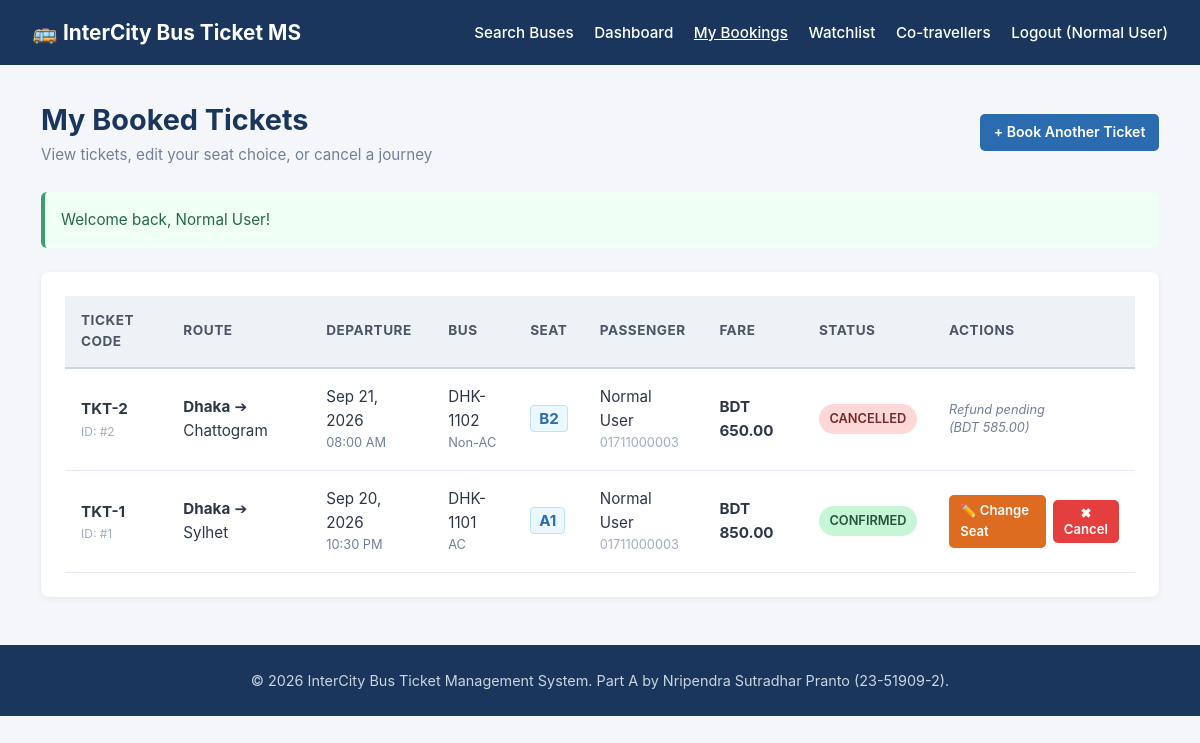
Page /controllers/BookingController.php?action=index (signed in) on the committed database.
### tables this page shows
CREATE TABLE IF NOT EXISTS bookings (
	id           INT AUTO_INCREMENT PRIMARY KEY,
	user_id      INT NOT NULL,
	schedule_id  INT NOT NULL,
	traveller_id INT DEFAULT NULL,
	seat_no      VARCHAR(10) NOT NULL,
	fare         DECIMAL(10,2) NOT NULL,
	status       ENUM('Confirmed','Cancelled','Completed') NOT NULL DEFAULT 'Confirmed',
	booked_at    DATETIME NOT NULL DEFAULT CURRENT_TIMESTAMP,
	FOREIGN KEY (user_id)      REFERENCES users(id) ON DELETE CASCADE,
	FOREIGN KEY (schedule_id)  REFERENCES schedules(id),
	FOREIGN KEY (traveller_id) REFERENCES travellers(id) ON DELETE SET NULL
);

CREATE TABLE IF NOT EXISTS routes (
	id           INT AUTO_INCREMENT PRIMARY KEY,
	origin       VARCHAR(80) NOT NULL,
	destination  VARCHAR(80) NOT NULL,
	distance_km  DECIMAL(8,2) NOT NULL,
	est_duration VARCHAR(30) NOT NULL,
	status       ENUM('Active','Inactive') NOT NULL DEFAULT 'Active',
	created_at   DATETIME NOT NULL DEFAULT CURRENT_TIMESTAMP
);

CREATE TABLE IF NOT EXISTS schedules (
	id             INT AUTO_INCREMENT PRIMARY KEY,
	bus_id         INT NOT NULL,
	route_id       INT NOT NULL,
	travel_date    DATE NOT NULL,
	departure_time TIME NOT NULL,
	arrival_time   TIME NOT NULL,
	fare           DECIMAL(10,2) NOT NULL,
	status         ENUM('Active','Inactive') NOT NULL DEFAULT 'Active',
	created_at     DATETIME NOT NULL DEFAULT CURRENT_TIMESTAMP,
	FOREIGN KEY (bus_id)   REFERENCES buses(id),
	FOREIGN KEY (route_id) REFERENCES routes(id)
);

CREATE TABLE IF NOT EXISTS buses (
	id            INT AUTO_INCREMENT PRIMARY KEY,
	bus_number    VARCHAR(30) NOT NULL UNIQUE,
	type          VARCHAR(30) NOT NULL,
	seat_capacity INT NOT NULL,
	layout        VARCHAR(20) NOT NULL,
	status        ENUM('Active','Inactive') NOT NULL DEFAULT 'Active',
	created_at    DATETIME NOT NULL DEFAULT CURRENT_TIMESTAMP
);

### db.php (called while the page is built, shortened)
<?php
class DBConnection {
	private $host = "localhost";
	private $username = "root";
	private $password = "";
	private $database = "bus_management";
	public function connect() {
		$conn = @new mysqli($this->host, $this->username, $this->password, $this->database);
		$conn->set_charset("utf8");
		return $conn;
	}
}

### models/PreviewT.php (called while the page is built, shortened)
<?php
require_once __DIR__ . '/../db.php';
class Preview {
	private static $checked = false;
	private static $conn    = null;
	public static function connect() {
		if (!self::$checked) {
			self::$checked = true;
			try {
				self::$conn = (new DBConnection())->connect();
			} catch (Throwable $e) {
				self::$conn = null;
			}
		}
		return self::$conn;
	}
}

### models/BookingT.php (called while the page is built, shortened)
<?php
require_once __DIR__ . '/PreviewT.php';
class Booking {
	private $conn;
	public function __construct() {
		$this->conn = Preview::connect();
	}
	public function getBookingsByUser($userId) {
		return $this->fetchAll($this->bookingSelect() . " WHERE bk.user_id = ? ORDER BY bk.booked_at DESC, bk.id DESC", "i", [$userId]);
	}
	private function bookingSelect() {
		return "SELECT bk.id, CONCAT('TKT-', bk.id) AS booking_code, bk.user_id, bk.schedule_id,
				bk.seat_no AS seat_number, bk.fare AS total_fare, LOWER(bk.status) AS status, bk.booked_at,
				r.origin AS from_city, r.destination AS to_city,
				s.travel_date AS departure_date, s.departure_time,
				b.bus_number AS bus_name, b.type AS bus_type,
				t.name AS traveller_name, t.phone AS traveller_phone,
				rf.status AS refund_status, rf.refund_amount, rf.deduction AS refund_deduction,
				rf.method AS refund_method, rf.processed_at AS refund_processed_at
			FROM bookings bk
			JOIN schedules s ON s.id = bk.schedule_id
			JOIN routes r ON r.id = s.route_id
			JOIN buses b ON b.id = s.bus_id
			LEFT JOIN travellers t ON t.id = bk.traveller_id
			-- the latest refund request for this ticket (TKT-<id>), so the passenger sees the manager's decision
			LEFT JOIN refunds rf ON rf.id = (SELECT MAX(r2.id) FROM refunds r2 WHERE r2.booking_ref = CONCAT('TKT-', bk.id))";
	}
	private function fetchAll($sql, $types = '', $params = []) {
		$stmt = $this->conn->prepare($sql);
		if ($params) {
			$stmt->bind_param($types, ...$params);
		}
		$stmt->execute();
		return $stmt->get_result()->fetch_all(MYSQLI_ASSOC);
	}
}

### views/passenger/booking_list.php (the view, shortened to what this page needs)
<?php
$hasLayout = false;
if ($hasLayout) {
    include __DIR__ . '/../layouts/header.php';
} else {
?>
<!DOCTYPE html>
<html lang="en">
<head>
</head>
<body>
<nav class="navbar">
    <div style="font-size: 1.3rem; font-weight: bold;">🚌 InterCity Bus Ticket MS</div>
    <div>
        <a href="../controllers/HomeController.php">Search Buses</a>
        <a href="../controllers/BookingController.php?action=dashboard">Dashboard</a>
        <a href="../controllers/BookingController.php?action=index" style="text-decoration: underline;">My Bookings</a>
        <a href="../controllers/WatchlistController.php?action=index">Watchlist</a>
        <a href="../controllers/TravellerController.php?action=index">Co-travellers</a>
        <a href="../controllers/AuthController.php?action=logout">Logout (<?= htmlspecialchars($_SESSION['user_name']) ?>)</a>
    </div>
</nav>
<?php } ?>
<div class="container">
    <div class="page-header">
        <div>
            <h1>My Booked Tickets</h1>
            <p style="color: #718096; font-size: 0.95rem;">View tickets, edit your seat choice, or cancel a journey</p>
        </div>
        <div>
            <a href="../controllers/HomeController.php" class="btn btn-primary">+ Book Another Ticket</a>
        </div>
    </div>
    <?php if (!empty($_SESSION['flash_success'])): ?>
        <div class="alert alert-success"><?= htmlspecialchars($_SESSION['flash_success']); unset($_SESSION['flash_success']); ?></div>
    <?php endif; ?>
    <div class="card">
        <?php if (!empty($bookings)): ?>
            <table>
                <thead>
                    <tr>
                        <th>Ticket Code</th>
                        <th>Route</th>
                        <th>Departure</th>
                        <th>Bus</th>
                        <th>Seat</th>
                        <th>Passenger</th>
                        <th>Fare</th>
                        <th>Status</th>
                        <th>Actions</th>
                    </tr>
                </thead>
                <tbody>
                    <?php foreach ($bookings as $b): ?>
                        <tr>
                            <td>
                                <strong><?= htmlspecialchars($b['booking_code'] ? $b['booking_code'] : 'TKT-' . $b['id']) ?></strong>
                                <div style="font-size: 0.75rem; color: #a0aec0;">ID: #<?= (int)$b['id'] ?></div>
                            </td>
                            <td>
                                <strong><?= htmlspecialchars($b['from_city'] ? $b['from_city'] : 'N/A') ?></strong>
                                ➔ <?= htmlspecialchars($b['to_city'] ? $b['to_city'] : 'N/A') ?>
                            </td>
                            <td>
                                <div><?= !empty($b['departure_date']) ? date('M d, Y', strtotime($b['departure_date'])) : 'N/A' ?></div>
                                <div style="font-size: 0.8rem; color: #718096;"><?= !empty($b['departure_time']) ? date('h:i A', strtotime($b['departure_time'])) : '' ?></div>
                            </td>
                            <td>
                                <?= htmlspecialchars($b['bus_name'] ? $b['bus_name'] : 'InterCity') ?>
                                <div style="font-size: 0.8rem; color: #718096;"><?= htmlspecialchars($b['bus_type'] ? $b['bus_type'] : '') ?></div>
                            </td>
                            <td>
                                <span class="seat-tag"><?= htmlspecialchars($b['seat_number']) ?></span>
                            </td>
                            <td>
                                <?= htmlspecialchars(!empty($b['traveller_name']) ? $b['traveller_name'] : $_SESSION['user_name']) ?>
                                <div style="font-size: 0.8rem; color: #a0aec0;">
                                    <?= htmlspecialchars(!empty($b['traveller_phone']) ? $b['traveller_phone'] : (isset($_SESSION['user_phone']) ? $_SESSION['user_phone'] : '')) ?>
                                </div>
                            </td>
                            <td>
                                <strong>BDT <?= number_format($b['total_fare'], 2) ?></strong>
                            </td>
                            <td>
                                <?php if ($b['status'] === 'confirmed'): ?>
                                    <span class="badge badge-confirmed">Confirmed</span>
                                <?php elseif ($b['status'] === 'cancelled' && ($b['refund_status'] ?? '') === 'Settled'): ?>
                                    <span class="badge badge-refunded">Refunded</span>
                                <?php elseif ($b['status'] === 'cancelled'): ?>
                                    <span class="badge badge-cancelled">Cancelled</span>
                                <?php else: ?>
                                    <span class="badge badge-completed"><?= htmlspecialchars($b['status']) ?></span>
                                <?php endif; ?>
                            </td>
                            <td>
                                <div class="action-cell">
                                    <?php if ($b['status'] === 'confirmed'): ?>
                                        <a href="../controllers/BookingController.php?action=changeSeat&booking_id=<?= (int)$b['id'] ?>" class="btn btn-warning btn-sm" title="Change to another seat">
                                            ✏️ Change Seat
                                        </a>
                                        <form action="../controllers/BookingController.php?action=cancel" method="POST" onsubmit="return confirm('Are you sure you want to cancel this ticket? Cancelling will immediately free your seat and open a refund request.');" style="display:inline;">
                                            <button type="submit" class="btn btn-danger btn-sm" title="Cancel ticket and open refund">
                                                ✖ Cancel
                                            </button>
                                        </form>
                                    <?php elseif ($b['status'] === 'cancelled'): ?>
                                        <?php $refundStatus = $b['refund_status'] ?? ''; ?>
                                        <?php if ($refundStatus === 'Settled'): ?>
                                            <span class="refund-note" style="color: #276749;">
                                                Refunded BDT <?= number_format((float) $b['refund_amount'], 2) ?><?= !empty($b['refund_method']) ? ' via ' . htmlspecialchars($b['refund_method']) : '' ?>
                                                <?php if (!empty($b['refund_processed_at'])): ?><br>on <?= date('M d, Y', strtotime($b['refund_processed_at'])) ?><?php endif; ?>
                                            </span>
                                        <?php elseif ($refundStatus === 'Rejected'): ?>
                                            <span class="refund-note" style="color: #9b2c2c;">Refund rejected</span>
                                        <?php elseif ($refundStatus !== ''): ?>
                                            <span class="refund-note" style="color: #718096; font-style: italic;">Refund pending<br>(BDT <?= number_format((float) $b['refund_amount'], 2) ?>)</span>
                                        <?php else: ?>
                                            <span style="font-size: 0.8rem; color: #718096; font-style: italic;">Refund Opened</span>
                                        <?php endif; ?>
                                    <?php else: ?>
                                        <span style="font-size: 0.8rem; color: #718096;">Completed</span>
                                    <?php endif; ?>
                                </div>
                            </td>
                        </tr>
                    <?php endforeach; ?>
                </tbody>
            </table>
        <?php endif; ?>
    </div>
</div>
<?php if ($hasLayout) { include __DIR__ . '/../layouts/footer.php'; } else { ?>
<footer style="background: #1a365d; color: #cbd5e0; text-align: center; padding: 1.5rem; margin-top: 3rem; font-size: 0.9rem;">
    <p>&copy; <?= date('Y') ?> InterCity Bus Ticket Management System. Part A by Nripendra Sutradhar Pranto (23-51909-2).</p>
</footer>
</body>
</html>
<?php } ?>

### views/passenger/booking_list.php (style rules this page uses)
* { box-sizing: border-box; margin: 0; padding: 0; font-family: -apple-system, BlinkMacSystemFont, "Segoe UI", Roboto, Helvetica, Arial, sans-serif; }
body { background: #f4f6f9; color: #2d3748; line-height: 1.6; }
.navbar { background: #1a365d; color: white; padding: 1rem 2rem; display: flex; justify-content: space-between; align-items: center; }
.navbar a { color: white; text-decoration: none; margin-left: 1rem; font-weight: 500; font-size: 0.95rem; }
.container { max-width: 1150px; margin: 2rem auto; padding: 0 1rem; }
.page-header { display: flex; justify-content: space-between; align-items: center; margin-bottom: 1.5rem; }
.page-header h1 { font-size: 1.8rem; color: #1a365d; }
.card { background: white; border-radius: 8px; box-shadow: 0 2px 6px rgba(0,0,0,0.06); padding: 1.5rem; overflow-x: auto; }
table { width: 100%; border-collapse: collapse; text-align: left; }
th { background: #edf2f7; color: #4a5568; font-size: 0.85rem; text-transform: uppercase; letter-spacing: 0.5px; padding: 0.85rem 1rem; border-bottom: 2px solid #cbd5e0; }
td { padding: 1rem; border-bottom: 1px solid #e2e8f0; font-size: 0.95rem; vertical-align: middle; }
.badge { display: inline-block; padding: 0.3rem 0.65rem; border-radius: 999px; font-size: 0.8rem; font-weight: 600; text-transform: uppercase; }
.badge-confirmed { background: #c6f6d5; color: #22543d; }
.badge-cancelled { background: #fed7d7; color: #742a2a; }
.refund-note { font-size: 0.8rem; line-height: 1.4; }
.btn { display: inline-block; padding: 0.45rem 0.85rem; border-radius: 5px; font-size: 0.88rem; font-weight: 600; text-decoration: none; cursor: pointer; border: none; transition: 0.2s; }
.btn-sm { padding: 0.35rem 0.7rem; font-size: 0.82rem; }
.btn-primary { background: #2b6cb0; color: white; }
.btn-warning { background: #dd6b20; color: white; }
.btn-danger { background: #e53e3e; color: white; }
.alert { padding: 1rem; border-radius: 6px; margin-bottom: 1.5rem; font-size: 0.95rem; }
.alert-success { background: #f0fff4; color: #276749; border-left: 4px solid #38a169; }
.action-cell { display: flex; gap: 0.4rem; align-items: center; }
.seat-tag { background: #ebf8ff; color: #2b6cb0; font-weight: bold; padding: 0.2rem 0.5rem; border-radius: 4px; border: 1px solid #bee3f8; }

### rows in the picture
bookings: id "TKT-2", id "2", routes.origin "Dhaka", routes.destination "Chattogram", schedule.travel_date "Sep 21, 2026", schedule.departure_time "08:00 AM", buses.bus_number "DHK-1102", buses.type "Non-AC", seat_no "B2", user_name "Normal User", user_phone "01711000003", fare "650.00", shows "CANCELLED", refund_amount "585.00"
bookings: id "TKT-1", id "1", routes.origin "Dhaka", routes.destination "Sylhet", schedule.travel_date "Sep 20, 2026", schedule.departure_time "10:30 PM", buses.bus_number "DHK-1101", buses.type "AC", seat_no "A1", user_name "Normal User", user_phone "01711000003", fare "850.00", shows "CONFIRMED"

### other values in the picture
$_SESSION['user_name'] "Normal User"
$_SESSION['flash_success'] "Welcome back, Normal User!"
